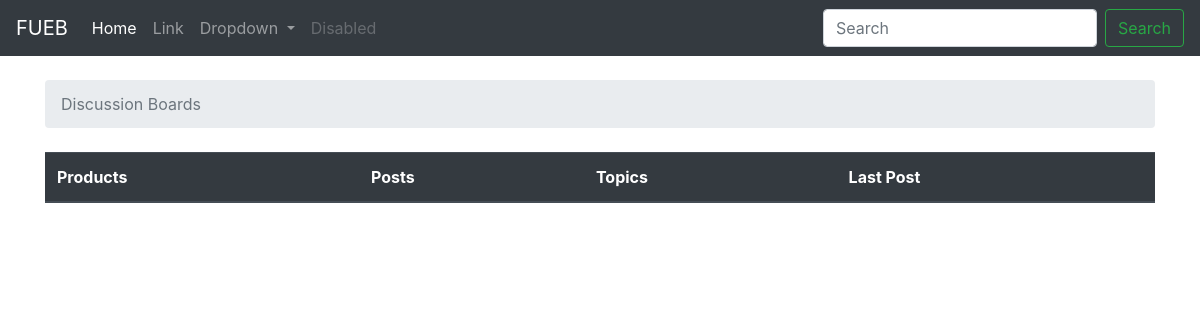
The app's page /, older data.
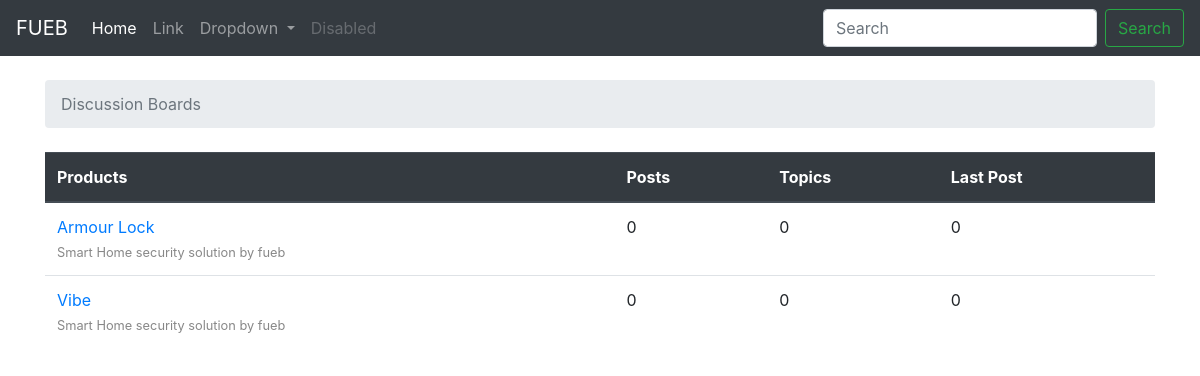
The same page, newer data.
### boards/models.py (models this page shows, shortened)
class Board(models.Model):
    name = models.CharField(max_length=30, unique=True)
    description = models.CharField(max_length=255)

### boards/views.py (the view)
# urls.py: path('', views.home, name='home'),
def home(request):
    brs = Board.objects.all()
    return render(request,'boards/home.html',{'brs':brs})

### templates/boards/home.html (shortened to what this page needs)
{% extends 'boards/base.html' %}
{% block breadcrumb %}
  <li class="breadcrumb-item active" aria-current="page">Discussion Boards</li>
{% endblock %}
{% block content %}
<table class="table">
  <thead class="thead-dark">
    <tr>
      <th scope="col">Products</th>
      <th scope="col">Posts</th>
      <th scope="col">Topics</th>
      <th scope="col">Last Post</th>
    </tr>
  </thead>
  <tbody>
    {% for br in brs %}
    <tr>
      <td>
        <a href="{% url 'board_topics' br.pk %}">{{ br.name }}</a><br>
        <small style="color: #888">{{ br.description }}</small>
      </td>
      <td>0</td>
      <td>0</td>
      <td>0</td>
    </tr>
    {% endfor %}
  </tbody>
</table>
{% endblock %}

Row changes from the older to the newer data that the page shows:
added Board: name "Armour Lock", description "Smart Home security solution by fueb"
added Board: name "Vibe", description "Smart Home security solution by fueb"
